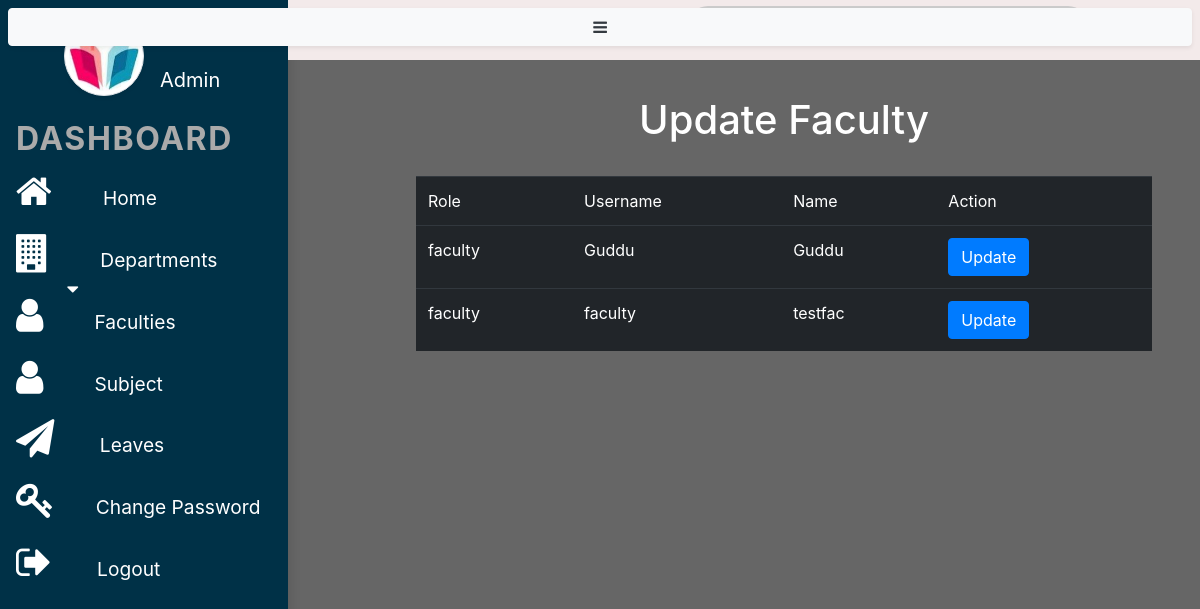
The app's page /admin/upfac.php with its own data.
### tables this page shows
CREATE TABLE `user` (
  `id` int(11) NOT NULL,
  `role` enum('admin','faculty','user') NOT NULL,
  `username` varchar(255) NOT NULL,
  `password` varchar(255) NOT NULL,
  `name` varchar(255) NOT NULL,
  `sansw` varchar(255) NOT NULL
);

### admin/upfac.php (the view, shortened to what this page needs)
<?php
include "adminsidebar.php";
include "dbconn.php";
$result = mysqli_query($conn,"SELECT id, role, username, name FROM user WHERE role='faculty'");
?>
<!DOCTYPE html>
<html lang="en">
<head>
    <link rel="stylesheet" href="https://stackpath.bootstrapcdn.com/bootstrap/4.1.1/css/bootstrap.min.css"
>
    <link rel="stylesheet" href="https://stackpath.bootstrapcdn.com/font-awesome/4.7.0/css/font-awesome.min.css">
    <link rel="stylesheet" href="css/style.css">
</head>
<body>
<div class="page-content p-5" id="content">
            <div class="topbar fixed-top">
                <button id="sidebarCollapse" class="btn btn-light text-dark bg-light rounded-pill shadow-sm m-2 mb-4 fixed-top">
                    <i class="fa fa-bars"></i>
                </button>
                <div class="search">
                    <label>
                    </label>
                </div>
</div>
<br>
<br>
<center>
<h1 style="Color:White;">Update Faculty</h1>
</center>
<br>
<?php
if(mysqli_num_rows($result)>0){
?>
<table class="table table-dark">
    <tr>
        <td>Role</td>
        <td>Username</td>
        <td>Name</td>
        <td>Action</td>
    </tr>
    <?php
    while($row=mysqli_fetch_array($result)){
    ?>
    <tr>
        <td><?php echo $row["role"];   ?></td>
        <td><?php echo $row["username"];   ?></td>
        <td><?php echo $row["name"];   ?></td>
        <td><a  href="update-process.php?id=<?php echo $row['id']; ?>" class="btn btn-primary">Update</a></td>
    </tr>
    <?php
    }
    ?>
</table>
<?php
}
else{
    echo "No result found";
}
?>
</body>
</html>

### admin/css/styleBoo.css (style rules this page uses)
body { background:url('../img/admin-bg.jpg'); overflow-x: hidden; background-size:cover; background-repeat: no-repeat; }
.topbar { width:100%; background-color: rgb(243, 234, 234); height:60px; padding: 0 10px; display: flex; justify-content: space-between; align-items: center; margin-left: 24%; transition: all 0.4s; }
.search { position:relative; width: 400px; margin: 0 10px; }
.search label { position: relative; width: 100%; }
.page-content { width: calc(100%-23rem); margin-left: 23rem; transition: all 0.4s; }

### admin/css/style.css (style rules this page uses)
* { margin: 0; padding: 0; }
label { font-family: sans-serif; font-size: 18px; font-style: italic; }

### records on screen
user: role "faculty", username "Guddu", name "Guddu"
user: role "faculty", username "faculty", name "testfac"
